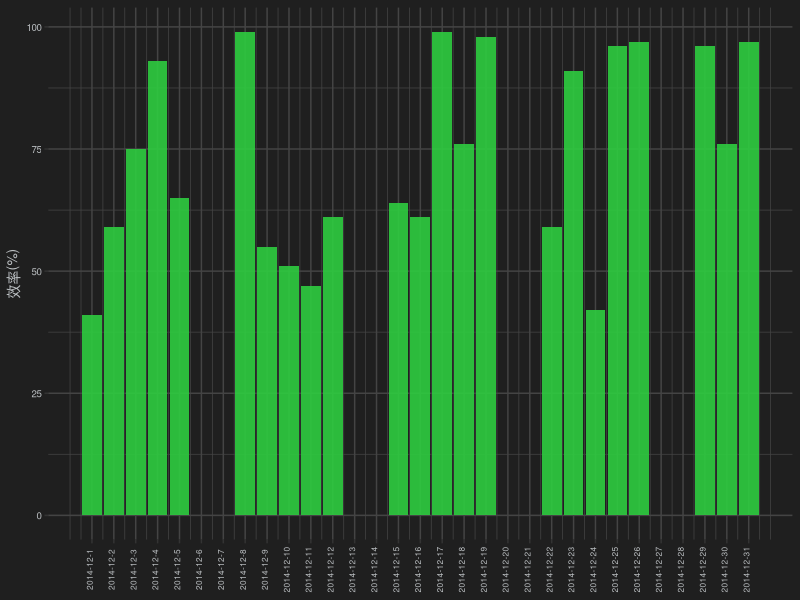

Source code (R):

Sys.setlocale("LC_ALL", "C")

#library(reshape2)
library(ggplot2)

monthly_stats <- function(DF) {

    #print(DF)
    #DF1 <- melt(DF, id.var="Date")

    #print(DF1)
    plt <- ggplot(DF, aes(x = Date, y = F2)) + 
            ylab("效率(%)") +
            #ggtitle(iconv("月运行情况","UTF-8","UTF-8")) + #iconv
            geom_bar(stat = "identity", alpha=0.9, fill="#2ECC40", position="dodge") +
            scale_x_continuous(breaks=DF$Date, labels=DF$DateString) +  
            theme(axis.text.x = element_text(angle=90, vjust=0.1, size=6, ,  color="#BBBFC2"),
            
               axis.title.x=element_blank(),
                    axis.text.y = element_text(size=7,  color="#BBBFC2"),
                    axis.title.y = element_text(size=10,  color="#BBBFC2"),
                    
                                panel.grid.major=element_line(color="#444444"),
                    panel.grid.minor=element_line(color="#444444"),
                    panel.background=element_blank(), 
                    #panel.border=element_rect(color= "#1F1F1F"),
                    legend.title = element_text(size=7,  color="#BBBFC2"),
                    legend.text = element_text(size=7,  color="#BBBFC2"),
                    legend.background = element_rect(colour = '#1F1F1F', fill = '#1F1F1F'),
                    plot.background=element_rect(fill = "#1F1F1F", color = "#1F1F1F")
            
            )

    ggsave("output/monthly_stats001.png",width=6, height=3)
    
}


DF <- read.table(text="Date    DateString    F1     F2     F3
1    2014-12-1    0    41    59
2    2014-12-2    1    59    62
3    2014-12-3    2    75    96
4    2014-12-4    3    93    92
5    2014-12-5    4    65    95
6    2014-12-6    5    0    0
7    2014-12-7    6    0    0
8    2014-12-8    0    99    50
9    2014-12-9    1    55    93
10    2014-12-10    2    51    71
11    2014-12-11    3    47    82
12    2014-12-12    4    61    91
13    2014-12-13    5    0    0
14    2014-12-14    6    0    0
15    2014-12-15    0    64    67
16    2014-12-16    1    61    72
17    2014-12-17    2    99    69
18    2014-12-18    3    76    93
19    2014-12-19    4    98    82
20    2014-12-20    5    0    0
21    2014-12-21    6    0    0
22    2014-12-22    0    59    62
23    2014-12-23    1    91    86
24    2014-12-24    2    42    81
25    2014-12-25    3    96    93
26    2014-12-26    4    97    80
27    2014-12-27    5    0    0
28    2014-12-28    6    0    0
29    2014-12-29    0    96    55
30    2014-12-30    1    76    91
31    2014-12-31    2    97    94", header=TRUE)

monthly_stats(DF)